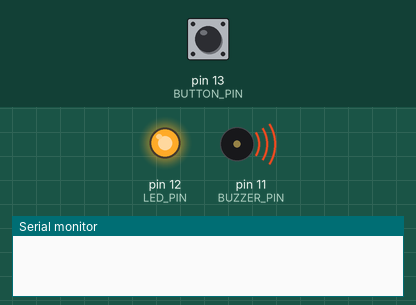
This sketch was run on a simulated Arduino Uno, built with avr-gcc and run on an emulated ATmega328P. Shown: output pins drawn as LEDs (lit = HIGH), buzzer (waves = sounding), the last lines printed to the serial monitor. The inputs (shaded band) are chosen by the test bench; at power-on: pin 13 (BUTTON_PIN) HIGH.

Above: at 1.2 s.
1.3 s: pin 13 (BUTTON_PIN) pulled LOW for 0.15 s
At 3.6 s:
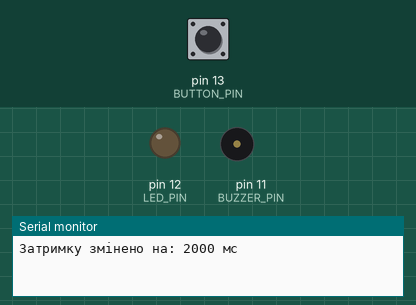
Timing chart, 0 to 10.4 s (numbered marks = the images above; inputs shaded):
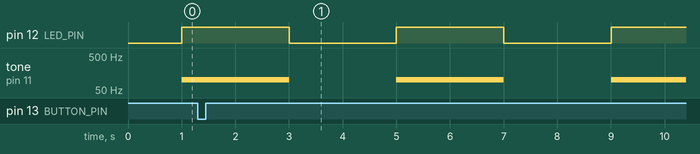

The sketch:

04_metronome.ino
```cpp
const int BUTTON_PIN = 13;
const int LED_PIN = 12;
const int BUZZER_PIN = 11;

int buttonState = HIGH;
int metronomeState = LOW;
int currentDelay = 1000;
const int BUZZER_TONE = 100;

unsigned long currentMillis = 0;
unsigned long previousMetronomeMillis = 0;

void setup() {
  Serial.begin(9600);

  pinMode(BUTTON_PIN, INPUT_PULLUP);
  pinMode(LED_PIN, OUTPUT);
  digitalWrite(LED_PIN, metronomeState);
  digitalWrite(BUZZER_PIN, metronomeState);
}

void loop() {
  int reading = digitalRead(BUTTON_PIN);

  if (reading != buttonState) {
    delay(50);
    buttonState = reading;

    if (reading == LOW) {
      currentDelay += 1000;

      if (currentDelay > 4000) {
        currentDelay = 1000;
      }

      Serial.print("Затримку змінено на: ");
      Serial.print(currentDelay);
      Serial.println(" мс");
    }
  }

  if (millis() - previousMetronomeMillis > currentDelay) {
    metronomeState = !metronomeState;

    digitalWrite(LED_PIN, metronomeState);

    if (metronomeState) {
      tone(BUZZER_PIN, BUZZER_TONE);
    } else {
      noTone(BUZZER_PIN);
    }

    previousMetronomeMillis = millis();
  }
}
```

Measured:
- after the input at 1.3 s, pin 12 (LED_PIN): alternates HIGH for 2.0 s and LOW for 2.0 s, starting after 1.7 s; tone on pin 11 (BUZZER_PIN): alternates 100 Hz for 2.0 s and silent for 2.0 s, starting after 1.7 s
